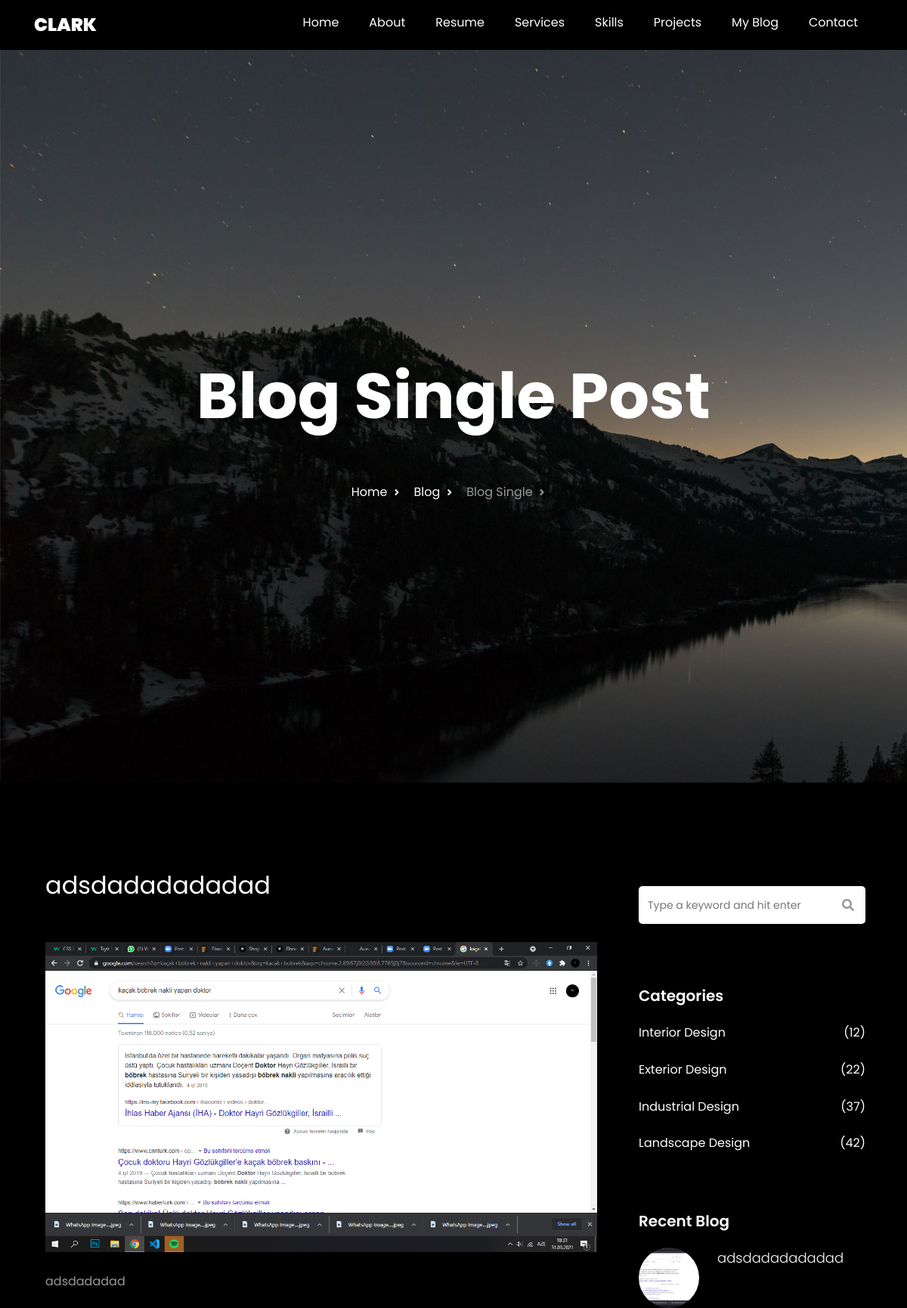
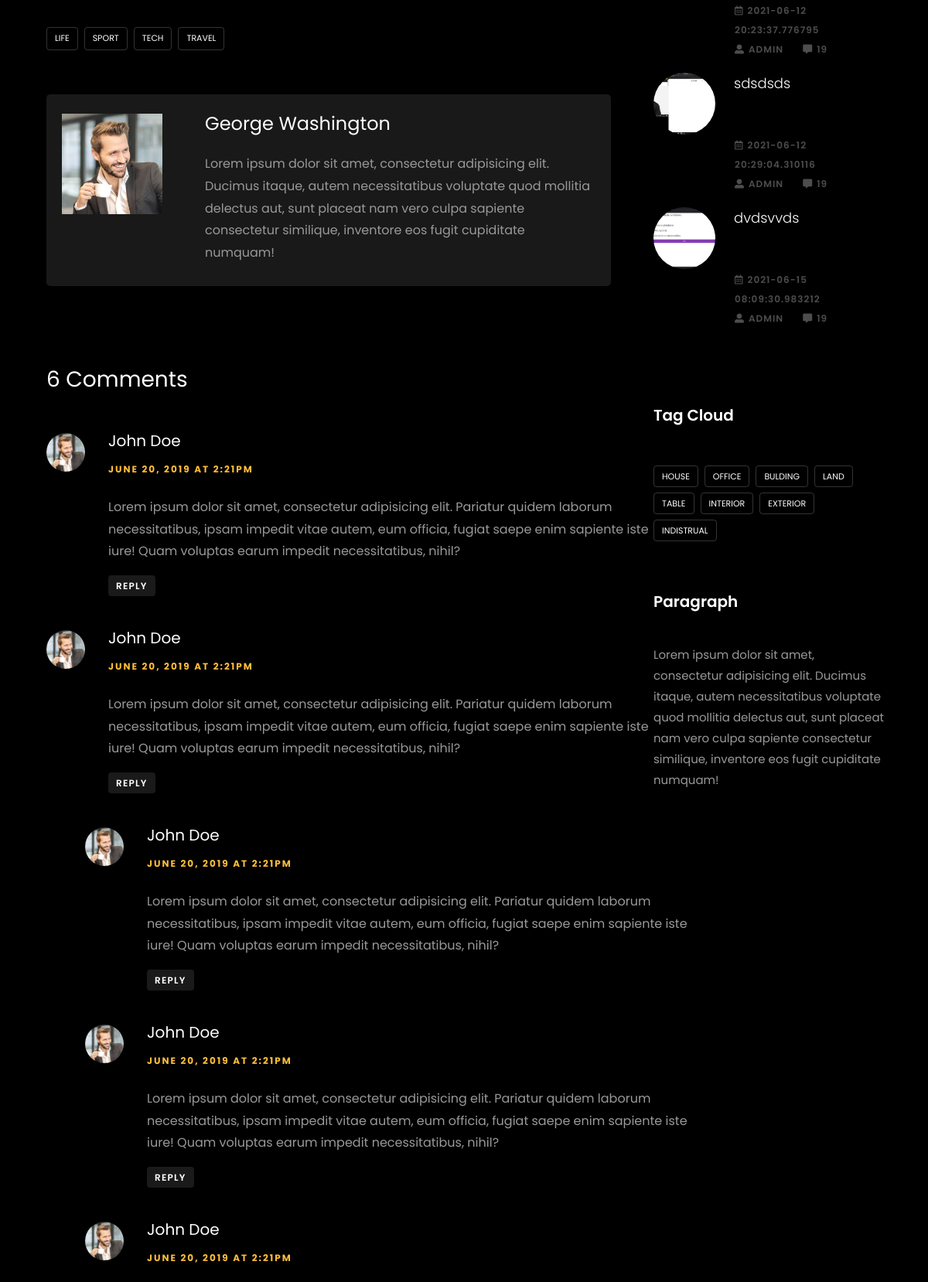
Screenshot of /single-blog/3 (upper part) with the database file from the repository (2 pictures, top to bottom).
### PortfolioProject/models.py (models this page shows, shortened)
class Blog(db.Model):
    __tablename__ = 'blog'
    id = db.Column(db.Integer, primary_key=True)
    title = db.Column(db.String(100), nullable=False)
    date_posted = db.Column(db.DateTime, default=datetime.utcnow)
    short_description = db.Column(db.String(100), nullable=False)
    description = db.Column(db.Text, nullable=False)
    image = db.Column(db.String(20), default='uploads/default.jpeg')
    category = db.Column(db.Integer, db.ForeignKey('blogcategory.id'), nullable=False)
    comments = db.relationship('Comment', backref='host', lazy=True)

### PortfolioProject/controlers.py (the view)
@app.route('/single-blog/<int:id>' , methods=['GET','POST'])
def single_blog(id):
    blog = Blog.query.get_or_404(id)
    blogs = Blog.query.all()[-3:]
    blogcategories = BlogCategory.query.all()
    comments = blog.comments
    comment_count = Comment.query.filter(Comment.blog_id == blog.id).count()
    form = CommentForm()
    if form.validate_on_submit():
        comment = Comment(user_name=form.name.data, email=form.email.data, content=form.content.data, host=blog)
        db.session.add(comment)
        db.session.commit()
        return redirect(url_for('single_blog',id=blog.id , comment=comment, comments=comments, comment_count=comment_count))
    return render_template('blog.html/', blog=blog, blogs=blogs, form=form , comments=comments, comment_count=comment_count, blogcategories=blogcategories)

### PortfolioProject/forms.py
class CommentForm(FlaskForm):
    content = TextAreaField('Content', validators=[DataRequired()], render_kw={"placeholder": "Type your comment..."})
    submit = SubmitField('POST COMMENT')
    name= StringField('User Name',  validators=[DataRequired()] , render_kw={"placeholder": "Your Name"})
    email = StringField('Email', validators=[DataRequired(), Email()], render_kw={"placeholder": "Your Email"})

### PortfolioProject/templates/blog.html (shortened to what this page needs)
<!DOCTYPE html>
<html lang="en">
<head>
    <link rel="stylesheet" href="https://cdnjs.cloudflare.com/ajax/libs/font-awesome/5.15.3/css/all.min.css" />
    <link rel="stylesheet" href="{{url_for('static', filename = 'css/blogStyle.css')}}">
</head>
<body>
    <header>
        <div class="header">
            <div class="header-nav">
                <div class="header-logo">
                    <a href="/">Clark</a>
                </div>
                <div class="header-list">
                    <ul>
                        <a href="{{url_for('main_page')}}">
                            <li>Home</li>
                        </a>
                        <a href="">
                            <li>About</li>
                        </a>
                        <a href="">
                            <li>Resume</li>
                        </a>
                        <a href="">
                            <li>Services</li>
                        </a>
                        <a href="">
                            <li>Skills</li>
                        </a>
                        <a href="">
                            <li>Projects</li>
                        </a>
                        <a href="">
                            <li>My Blog</li>
                        </a>
                        <a href="">
                            <li>Contact</li>
                        </a>
                    </ul>
                    </div>
            </div>
    </header>
    <main>
        <div class="single-blog">
            <div class="single-blog-container">
                <div class="single-blog-container-text">
                    <h1>Blog Single Post</h1>
                    <p>
                        <span>
                            <a href="/">Home <i class="fas fa-angle-right"></i></a>
                        </span>
                            <span>
                            <a href="/blog">Blog <i class="fas fa-angle-right"></i></a>
                        </span>
                            <span>
                            Blog Single <i class="fas fa-angle-right"></i>
                        </span>
                            </p>
                </div>
            </div>
        </div>
        <div class="single-blog-main">
            <div class="single-blog-main-container">
                <div class="row1">
                    <h2>{{blog.title}}</h2>
                    <p>
                        <img src="../static/uploads/{{ blog.image }}" alt="">
                    </p>
                    <p>{{blog.description}}</p>
                    <br>
                    <div class="tag">
                        <a href=""> Life</a>
                        <a href="">Sport</a>
                        <a href="">Tech</a>
                        <a href="">Travel</a>
                    </div>
                    <div class="about">
                        <div class="image">
                            <img src="{{url_for('static', filename='img/person_1.jpg')}}" alt="">
                        </div>
                        <div class="text">
                            <h3>George Washington</h3>
                            <p>Lorem ipsum dolor sit amet, consectetur adipisicing elit. Ducimus itaque, autem necessitatibus voluptate quod mollitia delectus aut, sunt placeat nam vero culpa sapiente consectetur similique, inventore eos fugit cupiditate
                                numquam!
                            </p>
                        </div>
                    </div>
                    <div class="comments">
                        <h3>6 Comments</h3>
                        <ul>
                            <li>
                                <div class="minImageDiv">
                                    <img src="{{url_for('static', filename='img/person_1.jpg')}}" alt="" class="minImg">
                                </div>
                                <div class="comment-body">
                                    <h3>John Doe</h3>
                                    <span>June 20, 2019 At 2:21pm</span>
                                    <p>Lorem ipsum dolor sit amet, consectetur adipisicing elit. Pariatur quidem laborum necessitatibus, ipsam impedit vitae autem, eum officia, fugiat saepe enim sapiente iste iure! Quam voluptas earum impedit necessitatibus,
                                        nihil?
                                    </p>
                                    <a href="">Reply</a>
                                </div>
                            </li>
                            <li>
                                <div class="minImageDiv">
                                    <img src="{{url_for('static', filename='img/person_1.jpg')}}" alt="" class="minImg">
                                </div>
                                <div class="comment-body">
                                    <h3>John Doe</h3>
                                    <span>June 20, 2019 At 2:21pm</span>
                                    <p>Lorem ipsum dolor sit amet, consectetur adipisicing elit. Pariatur quidem laborum necessitatibus, ipsam impedit vitae autem, eum officia, fugiat saepe enim sapiente iste iure! Quam voluptas earum impedit necessitatibus,
                                        nihil?
                                    </p>
                                    <a href="">Reply</a>
                                </div>
                                <li class="reply">
                                    <div class="minImageDiv">
                                        <img src="{{url_for('static', filename='img/person_1.jpg')}}" alt="" class="minImg">
                                    </div>
                                    <div class="comment-body">
                                        <h3>John Doe</h3>
                                        <span>June 20, 2019 At 2:21pm</span>
                                        <p>Lorem ipsum dolor sit amet, consectetur adipisicing elit. Pariatur quidem laborum necessitatibus, ipsam impedit vitae autem, eum officia, fugiat saepe enim sapiente iste iure! Quam voluptas earum impedit necessitatibus,
                                            nihil?
                                        </p>
                                        <a href="">Reply</a>
                                    </div>
                                    <li class="reply">
                                        <div class="minImageDiv">
                                            <img src="{{url_for('static', filename='img/person_1.jpg')}}" alt="" class="minImg">
                                        </div>
                                        <div class="comment-body">
                                            <h3>John Doe</h3>
                                            <span>June 20, 2019 At 2:21pm</span>
                                            <p>Lorem ipsum dolor sit amet, consectetur adipisicing elit. Pariatur quidem laborum necessitatibus, ipsam impedit vitae autem, eum officia, fugiat saepe enim sapiente iste iure! Quam voluptas earum impedit necessitatibus,
                                                nihil?
                                            </p>
                                            <a href="">Reply</a>
                                        </div>
                                    </li>
                                </li>
                                <li class="reply">
                                    <div class="minImageDiv">
                                        <img src="{{url_for('static', filename='img/person_1.jpg')}}" alt="" class="minImg">
                                    </div>
                                    <div class="comment-body">
                                        <h3>John Doe</h3>
                                        <span>June 20, 2019 At 2:21pm</span>
                                    </div>
                                </li>
                            </li>
                        </ul>
                    </div>
                </div>
                <div class="row2">
                    <div class="sidebar">
                        <input type="text" placeholder="Type a keyword and hit enter">
                        <i class="fas fa-search"></i>
                    </div>
                    <div class="categories">
                        <h3>Categories</h3>
                        <li> <a href="">Interior Design</a> <span>(12)</span> </li>
                        <li> <a href="">Exterior Design</a> <span>(22)</span></li>
                        <li> <a href="">Industrial Design</a> <span>(37)</span></li>
                        <li> <a href="">Landscape Design</a> <span>(42)</span></li>
                    </div>
                    <div class="recent-blog">
                        <h3>Recent Blog</h3>
                        {% for blog in blogs %}
                        <div class="blog1">
                            <a href="" class="image"> <img src="static/uploads/{{blog.image}}" alt=""></a>
                            <h3 class="heading"> <a href=""> {{blog.title}}</a></h3>
                            <div class="date">
                                <div> <a href=""><i class="far fa-calendar-alt"></i>{{blog.date_posted}}</a> </div>
                                <div> <a href=""><i class="fas fa-user-alt"></i>Admin</a> </div>
                                <div> <a href=""><i class="fas fa-comment-alt "></i>19</a> </div>
                            </div>
                        </div>
                        {% endfor %}
                    </div>
                    <div class="tag-cloud">
                        <h3>Tag Cloud</h3>
                        <div class="tag">
                            <a href="">House</a>
                            <a href="">Office</a>
                            <a href="">Bulding</a>
                            <a href="">Land</a>
                            <a href="">Table</a>
                            <a href="">Interior</a>
                            <a href="">Exterior</a>
                            <a href="">Indistrual</a>
                        </div>
                    </div>
                    <div class="paragraph">
                        <h3>Paragraph</h3>
                        <p>Lorem ipsum dolor sit amet, consectetur adipisicing elit. Ducimus itaque, autem necessitatibus voluptate quod mollitia delectus aut, sunt placeat nam vero culpa sapiente consectetur similique, inventore eos fugit cupiditate numquam!</p>
                    </div>
                </div>
            </div>
        </div>
        </main>
</body>
</html>

### PortfolioProject/static/css/style.css (style rules this page uses)
* { box-sizing: border-box; margin: 0; font-family: 'Poppins', sans-serif; background-color: transparent; }
body { background-color: black; color: white; }
a { text-decoration: none; color: #fff; }
header { background-color: black; width: 100%; }
.header { background-color: #000000; position: fixed; z-index: 1; display: flex; justify-content: center; width: 100%; height: 66px; }
.header .header-nav { display: flex; }
.header .header-nav .header-logo { width: 10%; height: 100%; display: flex; justify-content: flex-start; margin: 0; }
.header .header-nav .header-logo a { padding-top: .7rem; padding-bottom: .7rem; margin: 0 16px 0 0; font-weight: 900; font-size: 24px; line-height: 43.2px; text-transform: uppercase; color: #fff; }
.header .header-nav .header-list { display: inline-block; width: 90%; min-width: 1011px; height: 52px; display: flex; align-items: center; justify-content: flex-end; font-size: 16px; font-weight: 400; line-height: 28.8px; }
.header .header-nav .header-list ul { display: flex; list-style: none; }
.header .header-nav .header-list a { position: relative; }
.header .header-nav .header-list li { font-size: 16px; padding-top: 1.3rem; padding-bottom: 0.7rem; padding-left: 20px; padding-right: 20px; color: #fff; }
.about { width: 100%; height: 743px; padding: 112px 0px 0px; display: flex; justify-content: center; position: relative; }
.footer .footer-container a, li { font-size: 16px; line-height: 28.8px; font-weight: 400; color: rgba(255, 255, 255, .7); }

### rows the page displays
Blog: title "adsdadadadadad", image (picture), description "adsdadadad", date_posted "2021-06-12 20:23:37.776795"
Blog: image (picture), title "sdsdsds", date_posted "2021-06-12 20:29:04.310116"
Blog: image (picture), title "dvdsvvds", date_posted "2021-06-15 08:09:30.983212"
